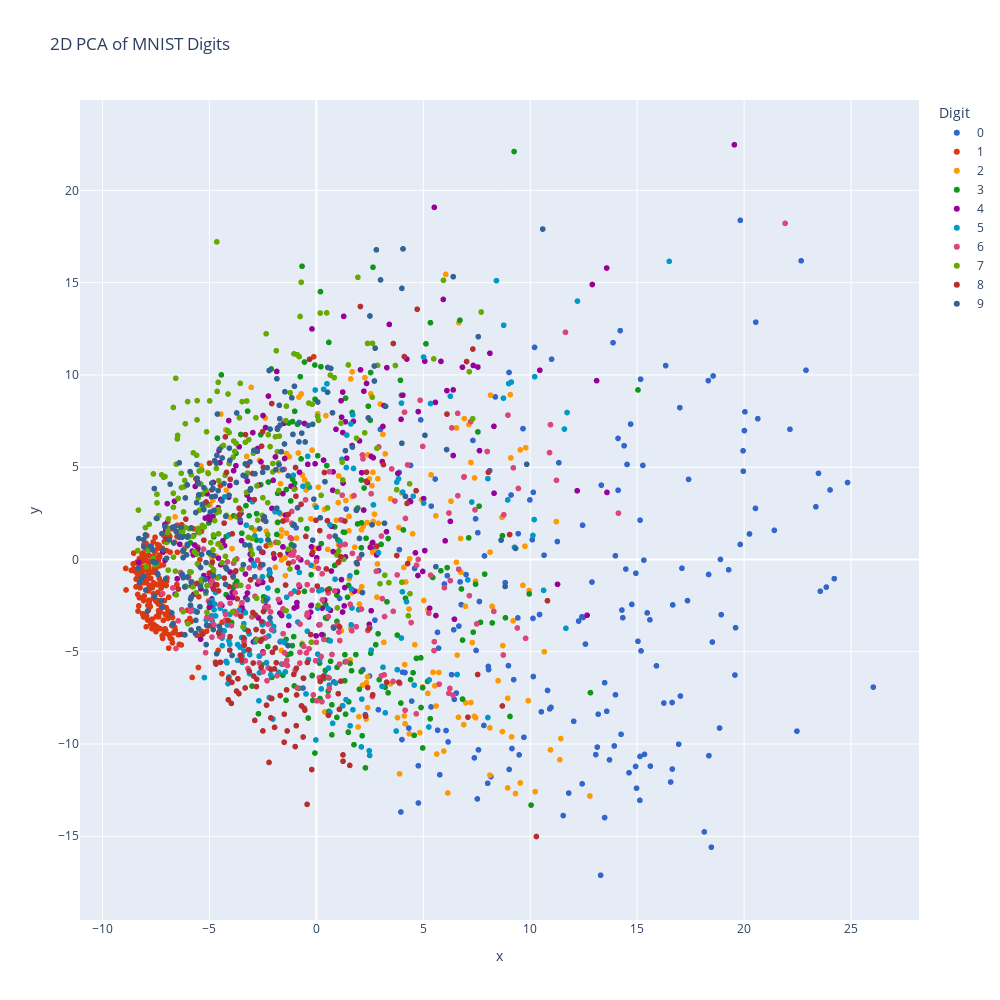
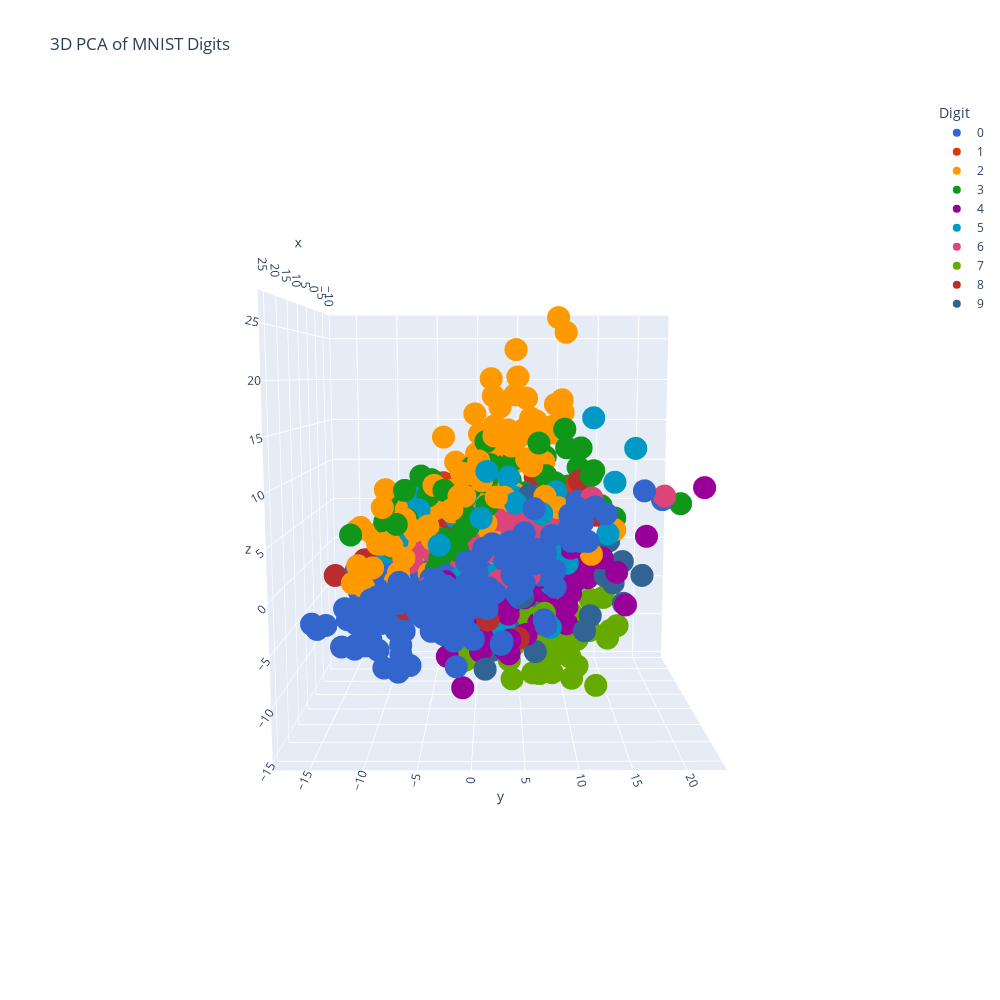

The notebook cell these images were saved under, in order:
### Code cell
# Principal Component Analysis

from sklearn.decomposition import PCA

# Apply PCA for 2D visualization
pca_2d = PCA(n_components=2)
X_pca_2d = pca_2d.fit_transform(X_standardized)

# Apply PCA for 3D visualization
pca_3d = PCA(n_components=3)
X_pca_3d = pca_3d.fit_transform(X_standardized)

# Visualizing 2D PCA with Plotly
fig_pca_2d = px.scatter(x=X_pca_2d[:, 0], y=X_pca_2d[:, 1], color=y_train_subset.astype(str),
                        category_orders={'color': [str(i) for i in range(10)]},
                        color_discrete_sequence=px.colors.qualitative.G10,
                        title='2D PCA of MNIST Digits',
                        labels={'color': 'Digit Label'})
fig_pca_2d.update_layout(width=1000, height=1000, legend_title_text='Digit')
fig_pca_2d.show()

# Visualizing 3D PCA with Plotly
fig_pca_3d = px.scatter_3d(x=X_pca_3d[:, 0], y=X_pca_3d[:, 1], z=X_pca_3d[:, 2], color=y_train_subset.astype(str),
                           category_orders={'color': [str(i) for i in range(10)]},
                           color_discrete_sequence=px.colors.qualitative.G10,
                           title='3D PCA of MNIST Digits',
                           labels={'color': 'Digit Label'})
fig_pca_3d.update_layout(width=1000, height=1000, legend_title_text='Digit')
fig_pca_3d.show()

### Figure 1 — Plotly figure (JSON) as saved in the notebook; plotly's stock layout.template omitted (floating-point values rounded to 4 significant figures; data arrays with more than 128 entries replaced by an {"elided": "..."} marker saying what was removed)
{"data": [{"hovertemplate": "Digit Label=0<br>x=%{x}<br>y=%{y}<extra></extra>", "legendgroup": "0", "marker": {"color": "#3366CC", "symbol": "circle"}, "mode": "markers", "name": "0", "showlegend": true, "type": "scattergl", "x": {"elided": "191 float values"}, "xaxis": "x", "y": {"elided": "191 float values"}, "yaxis": "y"}, {"hovertemplate": "Digit Label=1<br>x=%{x}<br>y=%{y}<extra></extra>", "legendgroup": "1", "marker": {"color": "#DC3912", "symbol": "circle"}, "mode": "markers", "name": "1", "showlegend": true, "type": "scattergl", "x": {"elided": "220 float values"}, "xaxis": "x", "y": {"elided": "220 float values"}, "yaxis": "y"}, {"hovertemplate": "Digit Label=2<br>x=%{x}<br>y=%{y}<extra></extra>", "legendgroup": "2", "marker": {"color": "#FF9900", "symbol": "circle"}, "mode": "markers", "name": "2", "showlegend": true, "type": "scattergl", "x": {"elided": "198 float values"}, "xaxis": "x", "y": {"elided": "198 float values"}, "yaxis": "y"}, {"hovertemplate": "Digit Label=3<br>x=%{x}<br>y=%{y}<extra></extra>", "legendgroup": "3", "marker": {"color": "#109618", "symbol": "circle"}, "mode": "markers", "name": "3", "showlegend": true, "type": "scattergl", "x": {"elided": "191 float values"}, "xaxis": "x", "y": {"elided": "191 float values"}, "yaxis": "y"}, {"hovertemplate": "Digit Label=4<br>x=%{x}<br>y=%{y}<extra></extra>", "legendgroup": "4", "marker": {"color": "#990099", "symbol": "circle"}, "mode": "markers", "name": "4", "showlegend": true, "type": "scattergl", "x": {"elided": "214 float values"}, "xaxis": "x", "y": {"elided": "214 float values"}, "yaxis": "y"}, {"hovertemplate": "Digit Label=5<br>x=%{x}<br>y=%{y}<extra></extra>", "legendgroup": "5", "marker": {"color": "#0099C6", "symbol": "circle"}, "mode": "markers", "name": "5", "showlegend": true, "type": "scattergl", "x": {"elided": "180 float values"}, "xaxis": "x", "y": {"elided": "180 float values"}, "yaxis": "y"}, {"hovertemplate": "Digit Label=6<br>x=%{x}<br>y=%{y}<extra></extra>", "legendgroup": "6", "marker": {"color": "#DD4477", "symbol": "circle"}, "mode": "markers", "name": "6", "showlegend": true, "type": "scattergl", "x": {"elided": "200 float values"}, "xaxis": "x", "y": {"elided": "200 float values"}, "yaxis": "y"}, {"hovertemplate": "Digit Label=7<br>x=%{x}<br>y=%{y}<extra></extra>", "legendgroup": "7", "marker": {"color": "#66AA00", "symbol": "circle"}, "mode": "markers", "name": "7", "showlegend": true, "type": "scattergl", "x": {"elided": "224 float values"}, "xaxis": "x", "y": {"elided": "224 float values"}, "yaxis": "y"}, {"hovertemplate": "Digit Label=8<br>x=%{x}<br>y=%{y}<extra></extra>", "legendgroup": "8", "marker": {"color": "#B82E2E", "symbol": "circle"}, "mode": "markers", "name": "8", "showlegend": true, "type": "scattergl", "x": {"elided": "172 float values"}, "xaxis": "x", "y": {"elided": "172 float values"}, "yaxis": "y"}, {"hovertemplate": "Digit Label=9<br>x=%{x}<br>y=%{y}<extra></extra>", "legendgroup": "9", "marker": {"color": "#316395", "symbol": "circle"}, "mode": "markers", "name": "9", "showlegend": true, "type": "scattergl", "x": {"elided": "210 float values"}, "xaxis": "x", "y": {"elided": "210 float values"}, "yaxis": "y"}], "layout": {"height": 1000, "legend": {"title": {"text": "Digit"}, "tracegroupgap": 0}, "title": {"text": "2D PCA of MNIST Digits"}, "width": 1000, "xaxis": {"anchor": "y", "autorange": true, "domain": [0, 1], "range": [-11.05, 28.18], "title": {"text": "x"}, "type": "linear"}, "yaxis": {"anchor": "x", "autorange": true, "domain": [0, 1], "range": [-19.54, 24.9], "title": {"text": "y"}, "type": "linear"}}}

### Figure 2 — Plotly figure (JSON) as saved in the notebook; plotly's stock layout.template omitted (floating-point values rounded to 4 significant figures; data arrays with more than 128 entries replaced by an {"elided": "..."} marker saying what was removed)
{"data": [{"hovertemplate": "Digit Label=0<br>x=%{x}<br>y=%{y}<br>z=%{z}<extra></extra>", "legendgroup": "0", "marker": {"color": "#3366CC", "symbol": "circle"}, "mode": "markers", "name": "0", "scene": "scene", "showlegend": true, "type": "scatter3d", "x": {"elided": "191 float values"}, "y": {"elided": "191 float values"}, "z": {"elided": "191 float values"}}, {"hovertemplate": "Digit Label=1<br>x=%{x}<br>y=%{y}<br>z=%{z}<extra></extra>", "legendgroup": "1", "marker": {"color": "#DC3912", "symbol": "circle"}, "mode": "markers", "name": "1", "scene": "scene", "showlegend": true, "type": "scatter3d", "x": {"elided": "220 float values"}, "y": {"elided": "220 float values"}, "z": {"elided": "220 float values"}}, {"hovertemplate": "Digit Label=2<br>x=%{x}<br>y=%{y}<br>z=%{z}<extra></extra>", "legendgroup": "2", "marker": {"color": "#FF9900", "symbol": "circle"}, "mode": "markers", "name": "2", "scene": "scene", "showlegend": true, "type": "scatter3d", "x": {"elided": "198 float values"}, "y": {"elided": "198 float values"}, "z": {"elided": "198 float values"}}, {"hovertemplate": "Digit Label=3<br>x=%{x}<br>y=%{y}<br>z=%{z}<extra></extra>", "legendgroup": "3", "marker": {"color": "#109618", "symbol": "circle"}, "mode": "markers", "name": "3", "scene": "scene", "showlegend": true, "type": "scatter3d", "x": {"elided": "191 float values"}, "y": {"elided": "191 float values"}, "z": {"elided": "191 float values"}}, {"hovertemplate": "Digit Label=4<br>x=%{x}<br>y=%{y}<br>z=%{z}<extra></extra>", "legendgroup": "4", "marker": {"color": "#990099", "symbol": "circle"}, "mode": "markers", "name": "4", "scene": "scene", "showlegend": true, "type": "scatter3d", "x": {"elided": "214 float values"}, "y": {"elided": "214 float values"}, "z": {"elided": "214 float values"}}, {"hovertemplate": "Digit Label=5<br>x=%{x}<br>y=%{y}<br>z=%{z}<extra></extra>", "legendgroup": "5", "marker": {"color": "#0099C6", "symbol": "circle"}, "mode": "markers", "name": "5", "scene": "scene", "showlegend": true, "type": "scatter3d", "x": {"elided": "180 float values"}, "y": {"elided": "180 float values"}, "z": {"elided": "180 float values"}}, {"hovertemplate": "Digit Label=6<br>x=%{x}<br>y=%{y}<br>z=%{z}<extra></extra>", "legendgroup": "6", "marker": {"color": "#DD4477", "symbol": "circle"}, "mode": "markers", "name": "6", "scene": "scene", "showlegend": true, "type": "scatter3d", "x": {"elided": "200 float values"}, "y": {"elided": "200 float values"}, "z": {"elided": "200 float values"}}, {"hovertemplate": "Digit Label=7<br>x=%{x}<br>y=%{y}<br>z=%{z}<extra></extra>", "legendgroup": "7", "marker": {"color": "#66AA00", "symbol": "circle"}, "mode": "markers", "name": "7", "scene": "scene", "showlegend": true, "type": "scatter3d", "x": {"elided": "224 float values"}, "y": {"elided": "224 float values"}, "z": {"elided": "224 float values"}}, {"hovertemplate": "Digit Label=8<br>x=%{x}<br>y=%{y}<br>z=%{z}<extra></extra>", "legendgroup": "8", "marker": {"color": "#B82E2E", "symbol": "circle"}, "mode": "markers", "name": "8", "scene": "scene", "showlegend": true, "type": "scatter3d", "x": {"elided": "172 float values"}, "y": {"elided": "172 float values"}, "z": {"elided": "172 float values"}}, {"hovertemplate": "Digit Label=9<br>x=%{x}<br>y=%{y}<br>z=%{z}<extra></extra>", "legendgroup": "9", "marker": {"color": "#316395", "symbol": "circle"}, "mode": "markers", "name": "9", "scene": "scene", "showlegend": true, "type": "scatter3d", "x": {"elided": "210 float values"}, "y": {"elided": "210 float values"}, "z": {"elided": "210 float values"}}], "layout": {"height": 1000, "legend": {"title": {"text": "Digit"}, "tracegroupgap": 0}, "scene": {"aspectmode": "auto", "aspectratio": {"x": 0.9091, "y": 1.03, "z": 1.068}, "camera": {"center": {"x": 0, "y": 0, "z": 0}, "eye": {"x": 2.6, "y": -0.007822, "z": 0.3496}, "projection": {"type": "perspective"}, "up": {"x": 0, "y": 0, "z": 1}}, "domain": {"x": [0, 1], "y": [0, 1]}, "xaxis": {"title": {"text": "x"}, "type": "linear"}, "yaxis": {"title": {"text": "y"}, "type": "linear"}, "zaxis": {"title": {"text": "z"}, "type": "linear"}}, "title": {"text": "3D PCA of MNIST Digits"}, "width": 1000}}
